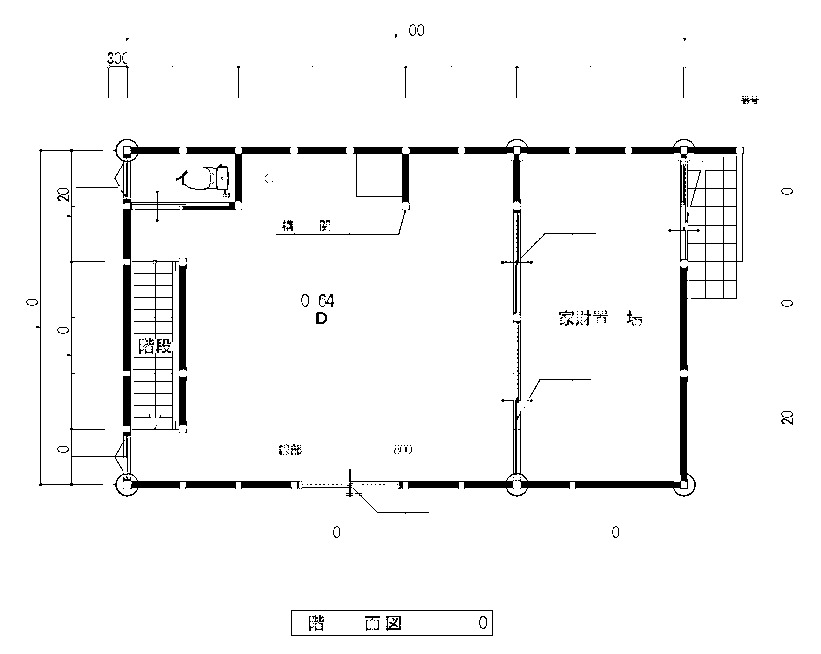
#> input picture 00_scripts/cleaned_images/building1_1F_cleaned_v5.png, 821 x 654 px
$ python debug_floorplan.py cleaned_images/building1_1F_cleaned_v5.png
#> lines starting #> are read from the running program, lines starting #| are printed output that depends on the picture; after the words box and inside, x2 and y2 are one past the last pixel; in counts of white or black regions, pixels touching at a corner belong together
#!/usr/bin/env python3
"""
Floor Plan Debugging Tool (for v9 - Line Segment Analysis)
Visualizes each step of the cleaning process and prints intermediate data
to help with understanding and parameter tuning.
"""

import cv2
import numpy as np
import sys
from pathlib import Path

# --- Configuration ---
# These are the parameters you can tune after observing the debug output
CONFIG = {
    "thickness_histogram_prominence": 10,
    "min_line_length": 15, # in pixels
}
# --- End Configuration ---

def display_image(window_name: str, image: np.ndarray):
    """Helper function to display an image and wait for a key press."""
    print(f"  -> Displaying '{window_name}'. Press any key to continue...")
    cv2.imshow(window_name, image)
    cv2.waitKey(0)
    cv2.destroyWindow(window_name)

def get_line_thickness(line: np.ndarray, img: np.ndarray, num_samples: int = 5) -> float:
    x1, y1, x2, y2 = line
    length = np.sqrt((x2 - x1)**2 + (y2 - y1)**2)
    if length == 0: return 0
    dx, dy = (x2 - x1) / length, (y2 - y1) / length
    perp_dx, perp_dy = -dy, dx
    thicknesses = []
    for i in range(1, num_samples + 1):
        sample_x = x1 + dx * (length * i / (num_samples + 1))
        sample_y = y1 + dy * (length * i / (num_samples + 1))
        c, c2 = -1, -1
        while True:
            c += 1
            px, py = int(round(sample_x + perp_dx * c)), int(round(sample_y + perp_dy * c))
            if not (0 <= px < img.shape[1] and 0 <= py < img.shape[0]) or img[py, px] == 0: break
        while True:
            c2 += 1
            px, py = int(round(sample_x - perp_dx * c2)), int(round(sample_y - perp_dy * c2))
            if not (0 <= px < img.shape[1] and 0 <= py < img.shape[0]) or img[py, px] == 0: break
        thicknesses.append(c + c2)
    return np.median(thicknesses) if thicknesses else 0

def clean_and_debug_image(image_path: Path, config: dict):
    """
    Applies a line segment analysis pipeline with debugging outputs at each step.
    """
    img_gray = cv2.imread(str(image_path), cv2.IMREAD_GRAYSCALE)
#> img_gray: shape (654, 821); 96.1% white; 217 black regions (155 under 20 px), largest, box (x1, y1, x2, y2) and area: (36, 147, 291, 486) 4303, (301, 320, 696, 497) 3405, (668, 147, 744, 299) 1367
    img_bgr = cv2.cvtColor(img_gray, cv2.COLOR_GRAY2BGR)
#> img_bgr is the input picture: shape (654, 821, 3); 96.1% white; 217 black regions (155 under 20 px), largest, box (x1, y1, x2, y2) and area: (36, 147, 291, 486) 4303, (301, 320, 696, 497) 3405, (668, 147, 744, 299) 1367
    if img_gray is None: raise FileNotFoundError(f"Could not read image: {image_path}")
    print(f"--- Starting Debug Analysis for: {image_path.name} ---")

    # --- Step 1: Binarization ---
    print("\n[Step 1/5] Binarizing image with Adaptive Threshold...")
    binary_img = cv2.adaptiveThreshold(img_gray, 255, cv2.ADAPTIVE_THRESH_GAUSSIAN_C, cv2.THRESH_BINARY_INV, 21, 10)
    display_image("Step 1 - Binarized Image", binary_img)

    # --- Step 2: Line Segment Detection ---
    print("\n[Step 2/5] Detecting all line segments...")
    lsd = cv2.createLineSegmentDetector(0)
    lines, _, _, _ = lsd.detect(binary_img)
#> lines = 385 rows, first 6: [179.4, 424.5, 185.6, 424.5], [679.3, 376.9, 679.6, 479.4], [234.4, 154.4, 234.4, 200.6], [519.7, 201.9, 519.2, 160.6], [234.8, 208.4, 234.1, 201.9], [180.6, 209.4, 234.4, 209.4]
    if lines is None: print("-> No lines detected. Exiting."); return

    # Visualize all detected lines
    all_lines_vis = img_bgr.copy()
    for line_arr in lines:
        x1, y1, x2, y2 = [int(p) for p in line_arr[0]]
        cv2.line(all_lines_vis, (x1, y1), (x2, y2), (0, 0, 255), 1)
#> this loop made 385 passes
#> (line_arr, x1, y1, x2, y2) on passes 1 to 3: ([[179.4, 424.5, 185.6, 424.5]], 179, 424, 185, 424), ([[679.3, 376.9, 679.6, 479.4]], 679, 376, 679, 479), ([[234.4, 154.4, 234.4, 200.6]], 234, 154, 234, 200)
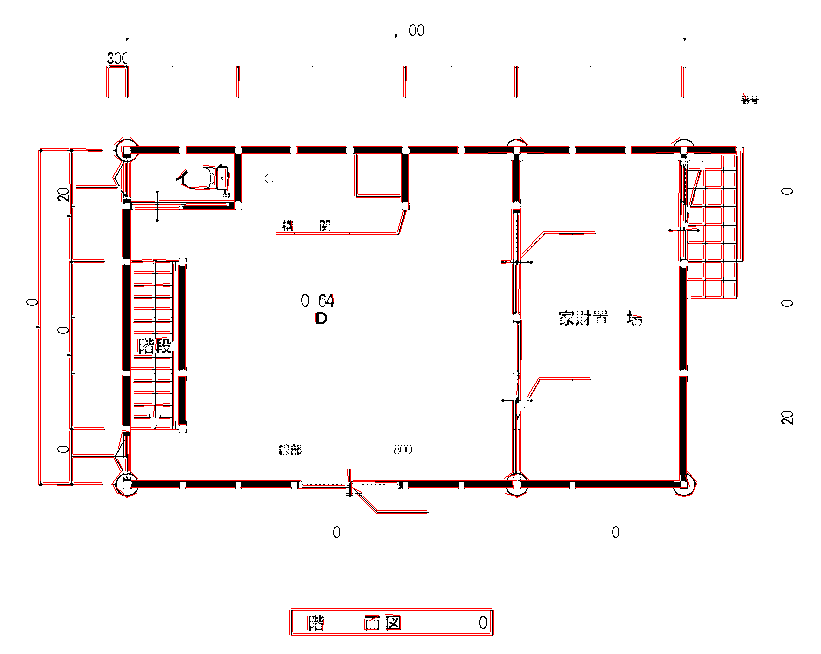
#> all_lines_vis: shape (654, 821, 3); 2.33% of pixels changed, all inside (x1, y1, x2, y2) = (38, 65, 746, 636)
    print(f"-> Found {len(lines)} total line segments.")
#| -> Found 385 total line segments.
    display_image("Step 2 - All Detected Lines (in Red)", all_lines_vis)

    # --- Step 3: Line Property Analysis ---
    print("\n[Step 3/5] Measuring length and thickness of significant lines...")
    line_data = []
    for line_arr in lines:
        line = line_arr[0]
        length = np.sqrt((line[2] - line[0])**2 + (line[3] - line[1])**2)
        if length > config["min_line_length"]:
            thickness = get_line_thickness(line, binary_img)
            if thickness > 0:
                line_data.append({'line': line, 'thickness': thickness, 'length': length})
#> this loop made 385 passes
#> (x1 in get_line_thickness, y1 in get_line_thickness, x2 in get_line_thickness, y2 in get_line_thickness, dx in get_line_thickness, dy in get_line_thickness, perp_dx in get_line_thickness) on passes 2, 3, 4, 6, 10, 12, 13, 14, 15, 16, 17: (679.3, 376.9, 679.6, 479.4, 0.00303, 1, -1), (234.4, 154.4, 234.4, 200.6, -0.000849, 1, -1), (519.7, 201.9, 519.2, 160.6, -0.0129, -1, 1), (180.6, 209.4, 234.4, 209.4, 1, -0.000242, 0.000242), (679.1, 160.6, 678.9, 226.9, -0.00269, 1, -1), (130.6, 153.1, 178.1, 153.4, 1, 0.00565, -0.00565), (186.9, 153.3, 234.4, 153.3, 1, -0.00172, 0.00172), (241.9, 153.3, 289.4, 153.3, 1, 0.00107, -0.00107), (296.9, 153.3, 345.6, 153.3, 1, 9.83e-05, -9.83e-05), (355.6, 153.3, 400.6, 153.3, 1, 0.00151, -0.00151), (410.6, 153.3, 456.9, 153.3, 1, 0.000653, -0.000653)
#> (x1 in get_line_thickness, y1 in get_line_thickness, x2 in get_line_thickness, y2 in get_line_thickness, dy in get_line_thickness, perp_dx in get_line_thickness, perp_dy in get_line_thickness) on passes 7, 41: (679.4, 266.9, 679.4, 369.4, 1, -1, 1.85e-05), (520.9, 259.4, 520.9, 208.1, -1, 1, -5.95e-05)

    print(f"-> Kept {len(line_data)} lines longer than {config['min_line_length']}px.")
#| -> Kept 38 lines longer than 15px.
    print("-> Sample of measured line data:")
    for i, ld in enumerate(line_data[:5]): # Print first 5 samples
        print(f"  - Line {i+1}: Length={ld['length']:.1f}px, Thickness={ld['thickness']:.1f}px")
#> this loop made 5 passes
#|   - Line 1: Length=41.3px, Thickness=8.0px
#|   - Line 2: Length=53.8px, Thickness=5.0px
#|   - Line 3: Length=47.5px, Thickness=8.0px
#|   - Line 4: Length=47.5px, Thickness=8.0px
#|   - Line 5: Length=47.5px, Thickness=8.0px

    # --- Step 4: Determine Thickness Threshold ---
    print("\n[Step 4/5] Determining wall thickness threshold...")
    thicknesses = [ld['thickness'] for ld in line_data]
    median_thickness, wall_thickness_peak = np.median(thicknesses), np.median(thicknesses)

    try:
        from scipy.signal import find_peaks
        hist, bins = np.histogram(thicknesses, bins=int(max(thicknesses)))
        peaks, _ = find_peaks(hist, prominence=config["thickness_histogram_prominence"])
        if len(peaks) > 0: wall_thickness_peak = bins[peaks[-1]]
        else: print("  -> No prominent peaks found. Using median thickness as fallback.")
    except ImportError: print("  -> SciPy not found. Using median thickness.")

    thickness_threshold = wall_thickness_peak * 0.8
    print(f"-> Wall thickness identified around {wall_thickness_peak:.1f}px.")
#| -> Wall thickness identified around 8.0px.
    print(f"-> Filter threshold set to {thickness_threshold:.1f}px.")
#| -> Filter threshold set to 6.4px.

    # Visualize the lines that passed the filter
    wall_lines_vis = img_bgr.copy()
    kept_lines_count = 0
    for ld in line_data:
        if ld['thickness'] >= thickness_threshold:
            x1, y1, x2, y2 = [int(p) for p in ld['line']]
            cv2.line(wall_lines_vis, (x1, y1), (x2, y2), (0, 255, 0), 2)
            kept_lines_count += 1
#> this loop made 38 passes
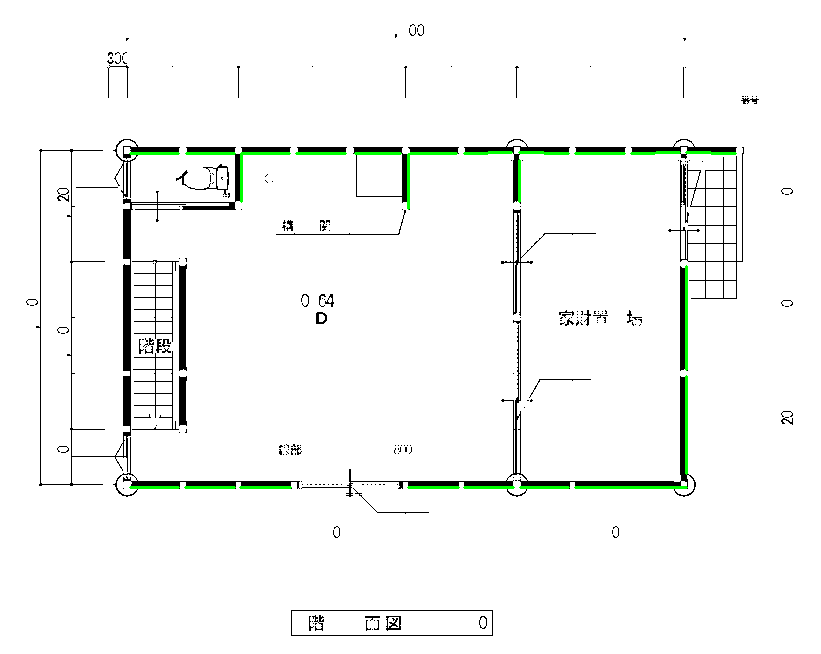
#> wall_lines_vis: shape (654, 821, 3); 0.73% of pixels changed, all inside (x1, y1, x2, y2) = (129, 151, 737, 489)
    print(f"-> {kept_lines_count} lines were classified as walls.")
#| -> 23 lines were classified as walls.
    display_image("Step 4 - Filtered Wall Lines (in Green)", wall_lines_vis)

    # --- Step 5: Reconstruct Final Image ---
    print("\n[Step 5/5] Reconstructing final clean image...")
    final_image_mask = np.zeros_like(binary_img)
    for ld in line_data:
        if ld['thickness'] >= thickness_threshold:
            x1, y1, x2, y2 = [int(p) for p in ld['line']]
            cv2.line(final_image_mask, (x1, y1), (x2, y2), 255, int(round(ld['thickness'])))
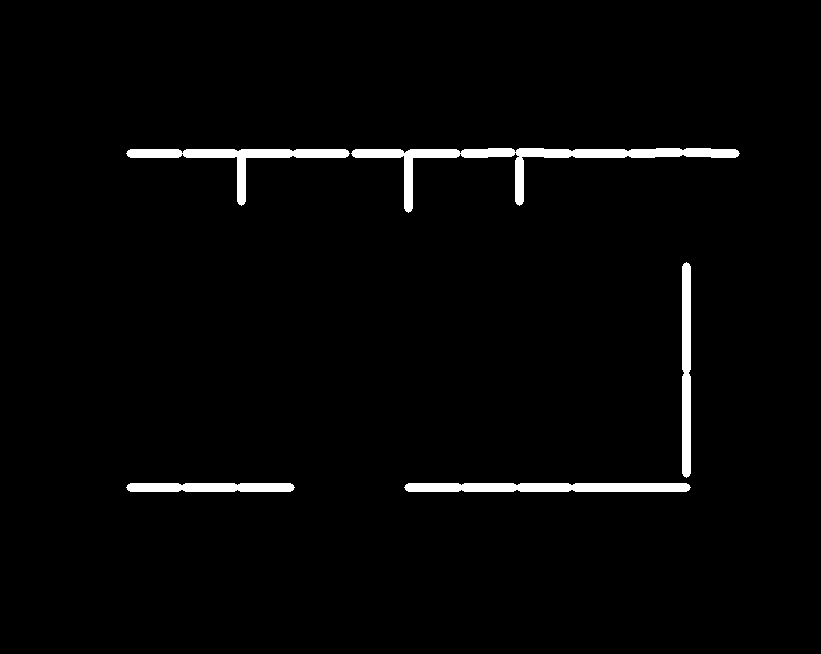
#> final_image_mask: shape (654, 821); 2.3% white; 5 white regions, box (x1, y1, x2, y2) and area: (351, 148, 740, 213) 4247, (404, 483, 691, 492) 2507, (126, 149, 350, 206) 2350, (682, 262, 691, 478) 1896, (126, 483, 295, 492) 1461

    final_image = cv2.bitwise_not(final_image_mask)
    print("-> Final image created.")
    display_image("Step 5 - Final Reconstructed Image", final_image)
    print("\n--- Debug Session Complete ---")

def main():
    if len(sys.argv) != 2:
        print("Usage: python debug_floorplan.py path/to/your/image.png")
        sys.exit(1)

    try: from scipy.signal import find_peaks
    except ImportError:
        print("Warning: SciPy not found. Peak detection will be skipped (pip install scipy)")

    input_path = Path(sys.argv[1])
    if not input_path.exists():
        print(f"Error: Input file not found: {input_path}")
        sys.exit(1)

    clean_and_debug_image(input_path, CONFIG)

if __name__ == "__main__":
    main()
